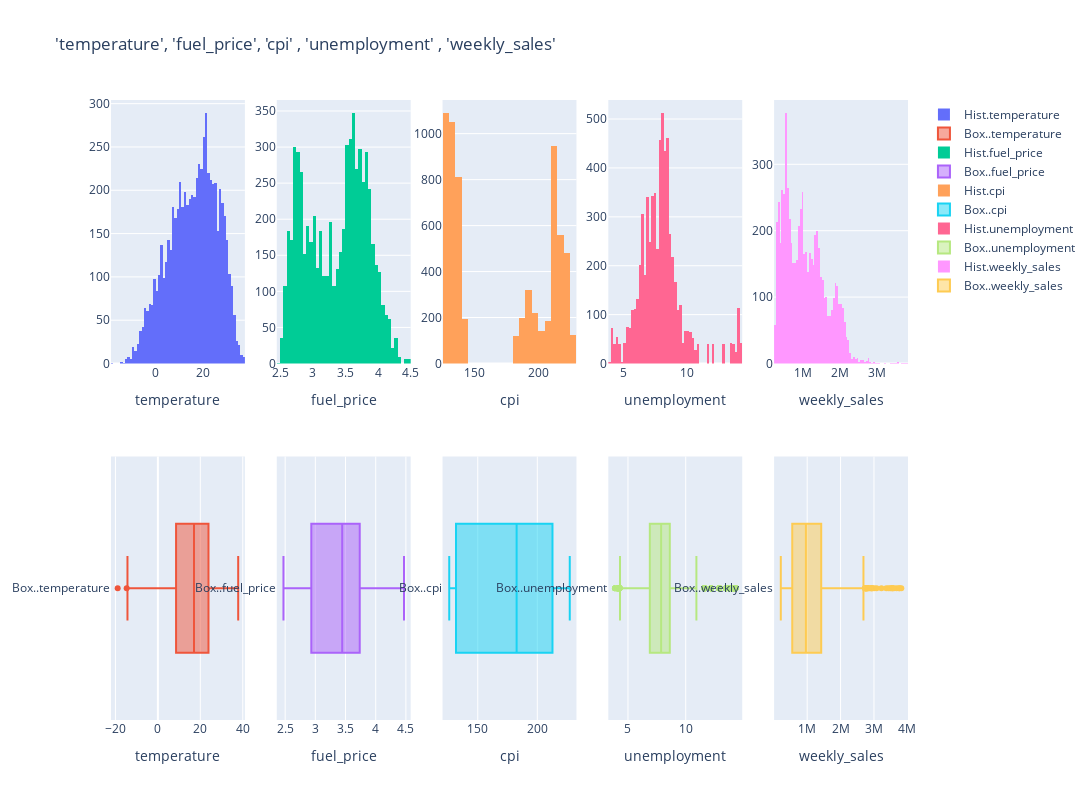

Notebook code cell kept with this figure:
### Code cell
fig = make_subplots(rows=2, cols=5)

columns = ['temperature', 'fuel_price', 'cpi' , 'unemployment' , 'weekly_sales']

for i, col in enumerate(columns, start=1):
    fig.add_trace(go.Histogram(x=df[col], name=f'Hist.{col}' ), row=1, col=i)
    fig.add_trace(go.Box(x=df[col], name=f'Box..{col}'), row=2, col=i)
    fig.update_xaxes(title_text=col, row=1, col=i)
    fig.update_xaxes(title_text=col, row=2, col=i)
    
# Set the dark mode theme for the entire figure
pio.templates.default = "plotly_dark"
fig.update_layout(height=800, width=1900, title_text="'temperature', 'fuel_price', 'cpi' , 'unemployment' , 'weekly_sales'")
fig.show()

### Figure 1 — Plotly figure (JSON) as saved in the notebook; plotly's stock layout.template omitted (floating-point values rounded to 4 significant figures; data arrays with more than 128 entries replaced by an {"elided": "..."} marker saying what was removed)
{"data": [{"name": "Hist.temperature", "type": "histogram", "x": {"elided": "6435 float values"}, "xaxis": "x", "yaxis": "y"}, {"name": "Box..temperature", "type": "box", "x": {"elided": "6435 float values"}, "xaxis": "x6", "yaxis": "y6"}, {"name": "Hist.fuel_price", "type": "histogram", "x": {"elided": "6435 float values"}, "xaxis": "x2", "yaxis": "y2"}, {"name": "Box..fuel_price", "type": "box", "x": {"elided": "6435 float values"}, "xaxis": "x7", "yaxis": "y7"}, {"name": "Hist.cpi", "type": "histogram", "x": {"elided": "6435 float values"}, "xaxis": "x3", "yaxis": "y3"}, {"name": "Box..cpi", "type": "box", "x": {"elided": "6435 float values"}, "xaxis": "x8", "yaxis": "y8"}, {"name": "Hist.unemployment", "type": "histogram", "x": {"elided": "6435 float values"}, "xaxis": "x4", "yaxis": "y4"}, {"name": "Box..unemployment", "type": "box", "x": {"elided": "6435 float values"}, "xaxis": "x9", "yaxis": "y9"}, {"name": "Hist.weekly_sales", "type": "histogram", "x": {"elided": "6435 float values"}, "xaxis": "x5", "yaxis": "y5"}, {"name": "Box..weekly_sales", "type": "box", "x": {"elided": "6435 float values"}, "xaxis": "x10", "yaxis": "y10"}], "layout": {"height": 800, "title": {"text": "'temperature', 'fuel_price', 'cpi' , 'unemployment' , 'weekly_sales'"}, "width": 1900, "xaxis": {"anchor": "y", "autorange": true, "domain": [0, 0.168], "range": [-19, 38], "title": {"text": "temperature"}, "type": "linear"}, "xaxis10": {"anchor": "y10", "autorange": true, "domain": [0.832, 1], "range": [9503.0, 4019000.0], "title": {"text": "weekly_sales"}, "type": "linear"}, "xaxis2": {"anchor": "y2", "autorange": true, "domain": [0.208, 0.376], "range": [2.45, 4.5], "title": {"text": "fuel_price"}, "type": "linear"}, "xaxis3": {"anchor": "y3", "autorange": true, "domain": [0.416, 0.584], "range": [125, 230], "title": {"text": "cpi"}, "type": "linear"}, "xaxis4": {"anchor": "y4", "autorange": true, "domain": [0.624, 0.792], "range": [3.8, 14.4], "title": {"text": "unemployment"}, "type": "linear"}, "xaxis5": {"anchor": "y5", "autorange": true, "domain": [0.832, 1], "range": [200000, 3850000], "title": {"text": "weekly_sales"}, "type": "linear"}, "xaxis6": {"anchor": "y6", "autorange": true, "domain": [0, 0.168], "range": [-22.08, 41.01], "title": {"text": "temperature"}, "type": "linear"}, "xaxis7": {"anchor": "y7", "autorange": true, "domain": [0.208, 0.376], "range": [2.361, 4.579], "title": {"text": "fuel_price"}, "type": "linear"}, "xaxis8": {"anchor": "y8", "autorange": true, "domain": [0.416, 0.584], "range": [120.4, 232.9], "title": {"text": "cpi"}, "type": "linear"}, "xaxis9": {"anchor": "y9", "autorange": true, "domain": [0.624, 0.792], "range": [3.299, 14.89], "title": {"text": "unemployment"}, "type": "linear"}, "yaxis": {"anchor": "x", "autorange": true, "domain": [0.575, 1], "range": [0, 304.2]}, "yaxis10": {"anchor": "x10", "autorange": true, "domain": [0, 0.425], "range": [-0.5, 0.5], "type": "category"}, "yaxis2": {"anchor": "x2", "autorange": true, "domain": [0.575, 1], "range": [0, 365.3]}, "yaxis3": {"anchor": "x3", "autorange": true, "domain": [0.575, 1], "range": [0, 1146.0]}, "yaxis4": {"anchor": "x4", "autorange": true, "domain": [0.575, 1], "range": [0, 538.9]}, "yaxis5": {"anchor": "x5", "autorange": true, "domain": [0.575, 1], "range": [0, 396.8]}, "yaxis6": {"anchor": "x6", "autorange": true, "domain": [0, 0.425], "range": [-0.5, 0.5], "type": "category"}, "yaxis7": {"anchor": "x7", "autorange": true, "domain": [0, 0.425], "range": [-0.5, 0.5], "type": "category"}, "yaxis8": {"anchor": "x8", "autorange": true, "domain": [0, 0.425], "range": [-0.5, 0.5], "type": "category"}, "yaxis9": {"anchor": "x9", "autorange": true, "domain": [0, 0.425], "range": [-0.5, 0.5], "type": "category"}}}
